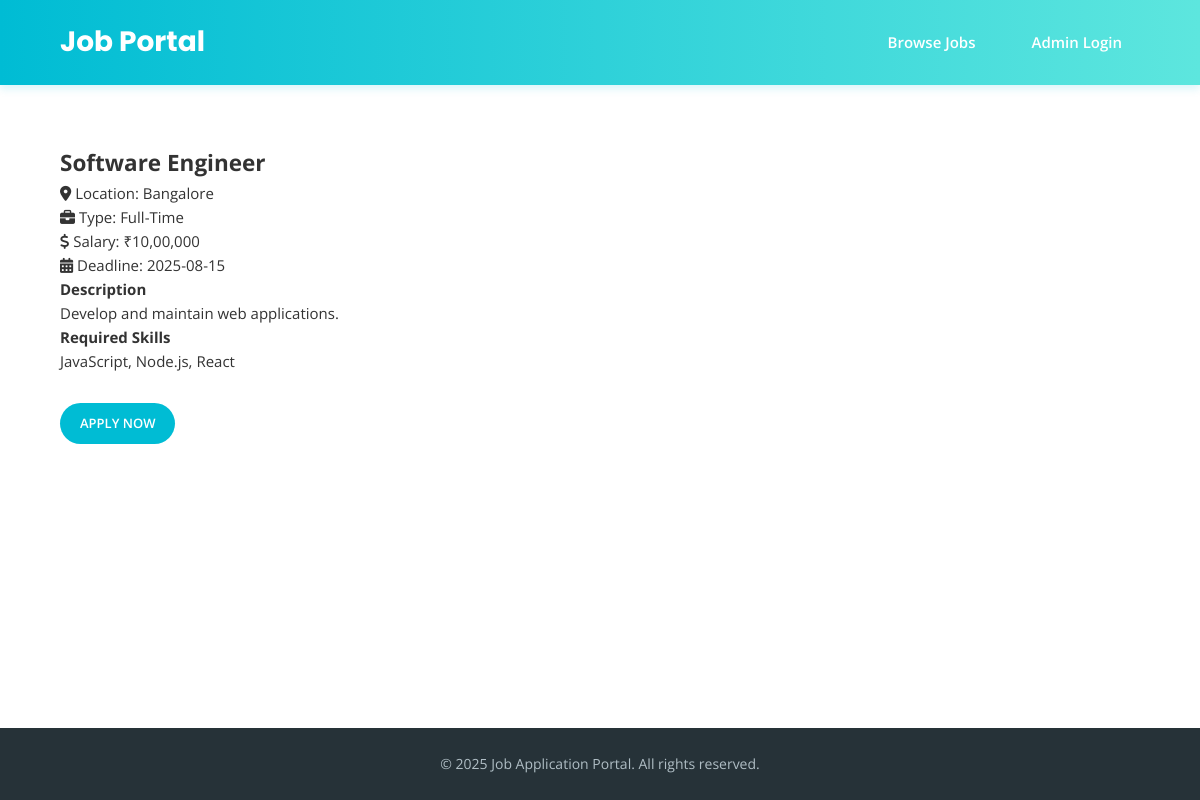
The app's page /public/job.php?id=1 with its own data.
### tables this page shows
CREATE TABLE IF NOT EXISTS jobs (
  id INT AUTO_INCREMENT PRIMARY KEY,
  title VARCHAR(150) NOT NULL,
  location VARCHAR(150) NOT NULL,
  type ENUM('Full-Time', 'Part-Time', 'Internship', 'Remote') NOT NULL,
  description TEXT NOT NULL,
  skills TEXT NOT NULL,
  salary VARCHAR(100) NOT NULL,
  deadline DATE NOT NULL,
  status ENUM('Open', 'Closed') DEFAULT 'Open',
  created_at DATETIME DEFAULT CURRENT_TIMESTAMP
);

### public/job.php (the view, shortened to what this page needs)
<?php
require '../config/db.php';
$id = (int) $_GET['id'];
$job = $conn->query("SELECT * FROM jobs WHERE id = $id AND status = 'Open'")->fetch_assoc();
?>
<!DOCTYPE html>
<html lang="en">
<head>
  <link rel="stylesheet" href="../assets/css/style.css"/>
  <link rel="stylesheet" href="https://cdnjs.cloudflare.com/ajax/libs/font-awesome/6.5.0/css/all.min.css"/>
</head>
<body>
  <header class="header">
    <div class="container header-content">
      <h1 class="site-title">Job Portal</h1>
      <nav class="nav">
        <ul class="nav-menu">
          <li><a href="index.php">Browse Jobs</a></li>
          <li><a href="../admin/login.php">Admin Login</a></li>
        </ul>
      </nav>
    </div>
  </header>
  <section class="form-section">
    <div class="container">
      <h2><?= htmlspecialchars($job['title']) ?></h2>
      <div class="job-info">
        <p><i class="fas fa-map-marker-alt"></i> Location: <?= htmlspecialchars($job['location']) ?></p>
        <p><i class="fas fa-briefcase"></i> Type: <?= htmlspecialchars($job['type']) ?></p>
        <p><i class="fas fa-dollar-sign"></i> Salary: <?= htmlspecialchars($job['salary']) ?></p>
        <p><i class="fas fa-calendar-alt"></i> Deadline: <?= htmlspecialchars($job['deadline']) ?></p>
      </div>
      <div class="description">
        <h4>Description</h4>
        <p><?= nl2br(htmlspecialchars($job['description'])) ?></p>
      </div>
      <div class="skills">
        <h4>Required Skills</h4>
        <p><?= htmlspecialchars($job['skills']) ?></p>
      </div>
      <div style="margin-top: 30px;">
        <a href="apply.php?id=<?= $job['id'] ?>" class="btn btn-apply">Apply Now</a>
      </div>
    </div>
  </section>
  <footer class="footer">
    <div class="container">
      <p>&copy; <?= date('Y') ?> Job Application Portal. All rights reserved.</p>
    </div>
  </footer>
</body>
</html>

### assets/css/style.css (style rules this page uses)
* { box-sizing: border-box; margin: 0; padding: 0; }
html, body { height: 100%; display: flex; flex-direction: column; }
body { font-family: 'Open Sans', sans-serif; font-size: 15px; line-height: 1.6; background: url('../image/bg.jpg') center center / cover no-repeat fixed; background-size: cover; background-position: center; background-repeat: no-repeat; background-attachment: fixed; color: #333; height: 100%; display: flex; flex-direction: column; }
.container { width: 90%; max-width: 1200px; margin: 0 auto; }
a { text-decoration: none; color: #00bcd4; transition: 0.3s ease; }
.header { background: linear-gradient(90deg, #00bcd4, #5de6de); padding: 20px 0; box-shadow: 0 4px 8px rgba(0,188,212,0.15); }
.header-content { display: flex; justify-content: space-between; align-items: center; }
.site-title { font-family: 'Poppins', sans-serif; font-size: 28px; font-weight: 700; color: #fff; }
.nav-menu { list-style: none; display: flex; gap: 20px; }
.nav-menu li a { padding: 10px 18px; border-radius: 6px; font-weight: 600; color: #fff; }
.btn { display: inline-block; padding: 12px 28px; font-size: 14px; font-weight: 600; border-radius: 30px; cursor: pointer; text-transform: uppercase; transition: 0.3s ease; }
.btn-apply { background: #00bcd4; color: #fff; padding: 10px 20px; border-radius: 30px; font-size: 13px; font-weight: 600; }
.footer { background: #263238; color: #b0bec5; padding: 25px 0; text-align: center; font-size: 14px; margin-top: auto; }
.job-info { flex: 1; }
.form-section { padding: 60px 0; }

### records on screen
jobs: title "Software Engineer", location "Bangalore", type "Full-Time", salary "₹10,00,000", deadline "2025-08-15", description "Develop and maintain web applications.", skills "JavaScript, Node.js, React"
